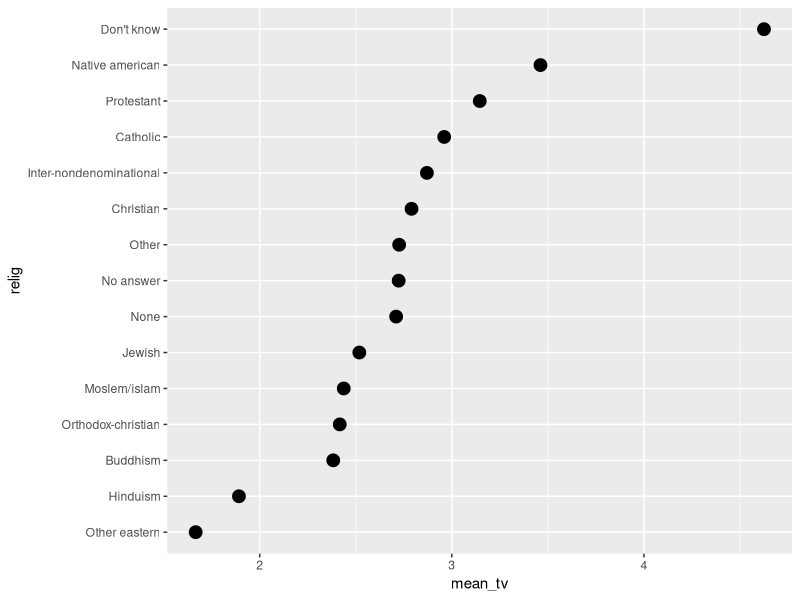
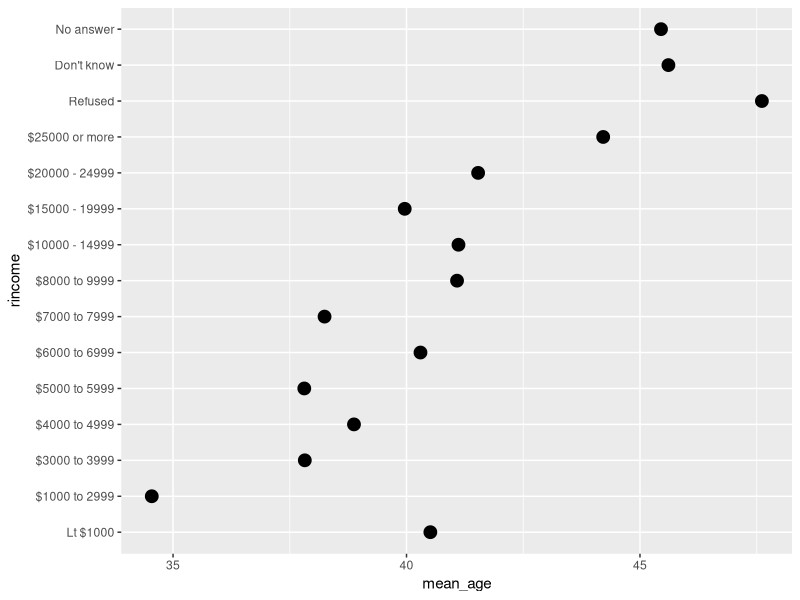
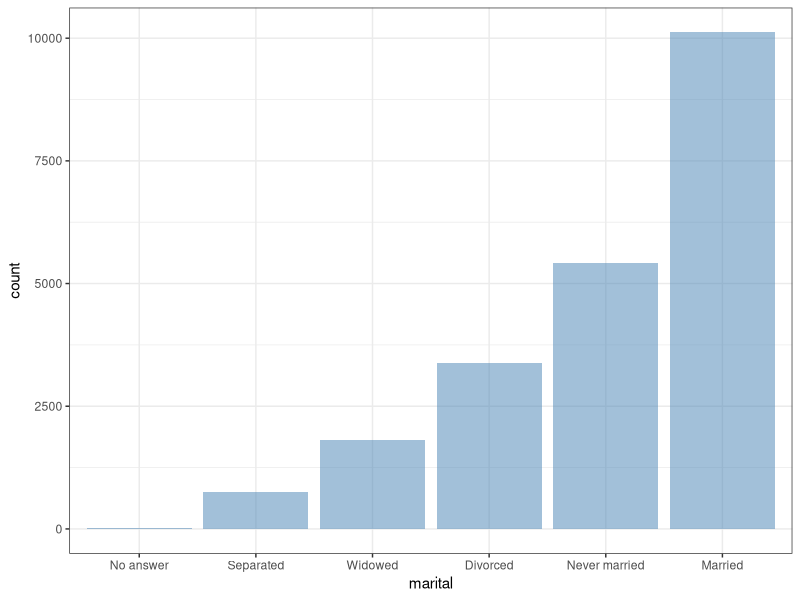
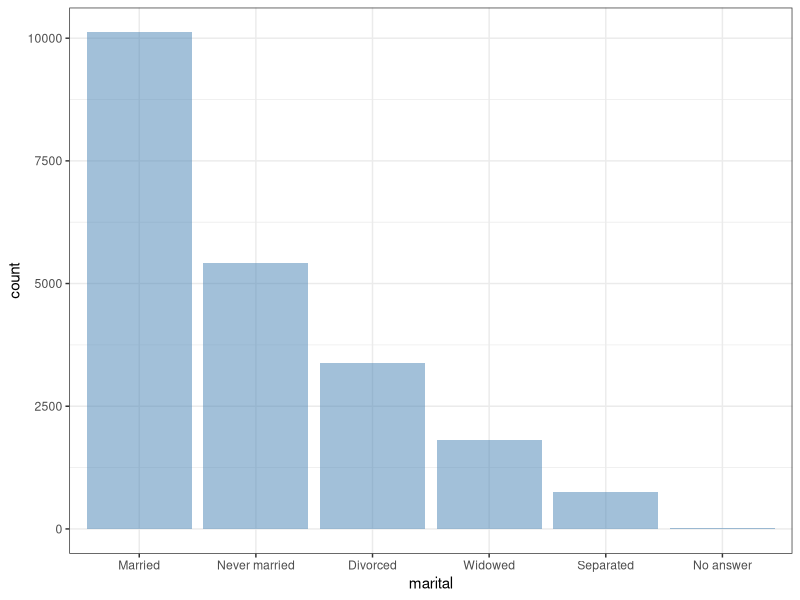

Source code (R) for these figures, in order: (Note: this script raises an error after producing the figures.)
#Working with factors and categorical variables. Use forcats in R programming to change factor levels
library(tidyverse)
library(forcats)
library(patchwork)


View(gss_cat)

glimpse(gss_cat)


unique(gss_cat$race)

#Aove code with pipe operator

gss_cat %>% 
  pull(race) %>% # pull race variable out as a vector from gss_cat with unique function
  unique()

 # droping factor from variable race

gss_cat %>% 
  mutate(race = fct_drop(race)) %>% 
  pull(race) %>% 
  levels()

# Order a factor levels by the value with fct_reorder
# of another numeric variable

gss_cat %>%
  drop_na(tvhours) %>% 
  group_by(relig) %>% 
  summarise(mean_tv = mean(tvhours)) %>% # Creating new variable mean_tv
  mutate(relig = fct_reorder(relig, mean_tv)) %>% # Reordering relig variable by increasing mean to get logic in graph
  ggplot(aes(mean_tv, relig)) +
  geom_point(size =4)



# Reverse factor levels to get low value at bottom with rev_fact()

gss_cat %>% 
  drop_na(age) %>% 
  filter(rincome != "Not applicable") %>% 
  group_by(rincome) %>% 
  summarise (mean_age = mean(age)) %>% 
  mutate(rincome = fct_rev(rincome)) %>%  # Changing a variable by reversing it from small to big value
  ggplot(aes(mean_age, rincome)) +
  geom_point(size = 4)



# Order factor levels by frequency of the value of that variable with fct_infreq


# For top to smallest value
gss_cat %>% 
  mutate(marital = fct_infreq(marital )) %>%  # Order the variable as per increasing frequency
  count (marital )



# For smallest to top value


gss_cat %>% 
  mutate(marital = fct_infreq(marital )) %>%  # Order the variable as per increasing frequency
  mutate(marital = fct_rev(marital)) %>% 
  ggplot(aes(marital)) +
  geom_bar(fill = "steelblue", alpha = 0.5) +
  theme_bw()





# Graph
gss_cat %>% 
  mutate(marital = fct_infreq(marital )) %>%  # Order the variable as per increasing frequency
  ggplot(aes(marital)) +
  geom_bar(fill = "steelblue", alpha = 0.5) +
  theme_bw()


# Recoding factors with fct_collapse
gss_cat %>% 
  mutate(partyid = fct_recode(partyid,
                              "Republican, strong" = "Strong republican",
                              "Repulican, weak"    = "Not str republican",
                               "Independent, near rep" = " Ind, near rep"))


count(partyid)


gss_cat %>% 
  mutate(partyid = fct_collapse(partyid,
                                other = c("No answer", "Don't know", "Other party "),
                                rep = c("Strong republican", "Not str republican"),
                                ind = c("Ind, near rep", "Independent", "Ind, near dem" ),
                                dem = c("Not str democrat", "Strong democrat")))

count(partyid)



# More from Youtube video  R programming 101






















